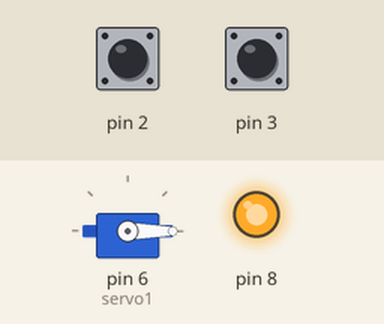
This sketch was run on a simulated Arduino Uno, built with avr-gcc and run on an emulated ATmega328P. Shown: servo, output pins drawn as LEDs (lit = HIGH). The inputs (shaded band) are chosen by the test bench; at power-on: pin 3 HIGH, pin 2 HIGH. What the sketch prints to the serial monitor is not drawn.

Above: at 5.0 s.
5.1 s: pin 3 pulled LOW for 0.15 s
At 6.1 s:
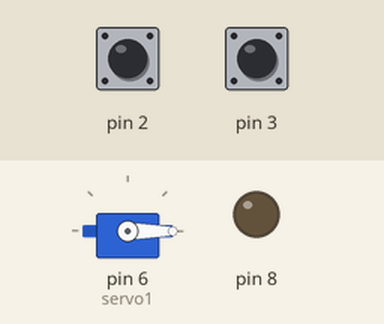
6.7 s: pin 3 pulled LOW for 1 s
At 8.6 s:
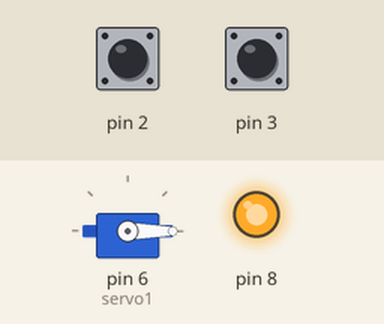
9.2 s: pin 3 pulled LOW for 3.2 s
At 13.4 s:
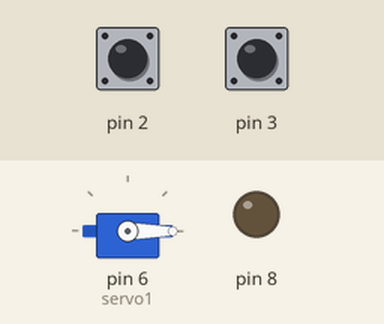
Timing chart, 0 to 14.9 s (numbered marks = the images above; inputs shaded):
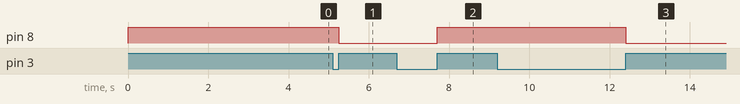

Measured:
- after the input at 5.1 s, pin 8: HIGH → LOW after 0.15 s
- after the input at 6.7 s, pin 8: LOW → HIGH after 1.0 s
- after the input at 9.2 s, pin 8: HIGH → LOW after 3.2 s

The sketch:

projeto.ino
```cpp
#include <Servo.h>
#include <stdio.h>
#include <stdlib.h>
#include "DHT.h"

#define DHTPIN A1 // pino que estamos conectado
#define DHTTYPE DHT11 // DHT 11
#define BIT0 0b00000001
#define BIT1 0b00000010
#define BIT2 0b00000100
#define BIT3 0b00001000
#define BIT4 0b00010000
#define BIT5 0b00100000
#define BIT6 0b01000000
#define BIT7 0b10000000

#define FOSC 16000000U
#define BAUD 9600
#define MYUBRR (FOSC / 16 / (BAUD - 1))
#define TAMANHO 6

Servo servo1;

char msg_tx[20];
char msg_rx[32];
int pos_msg_rx = 0;
int tamanho_msg_rx = TAMANHO;
int cont = 0;
int aux;
int del = 0;
void UART_config(unsigned int ubrr);
void UART_Transmit(char *dados);
int segundos = 0;
int minutos = 0;
int horas = 0;
int cont1 = 0;
int ligar = 0;

ISR(INT1_vect) { // interrupção do buzzer
  PORTB ^= BIT0; // ativa o buzzer
  EIFR = BIT1;
}
ISR(INT0_vect) { // botão liga/desliga

}
ISR (TIMER0_COMPA_vect) // interrupção ativa quando o timer 0 estoura o limite
{
  // pulsos de 100us
  cont++;
  if (cont == 10000) { // passou 1 segundo
    cont = 0;
    segundos++;
  }
  if (segundos == 60) { // passou 1 minuto
    segundos = 0;
    minutos++;
  }
  if (minutos == 60) { // passou 1 hora
    minutos = 0;
    horas++;
  }
  if (horas == 24 & minutos == 59 && segundos == 60) {
    segundos = 0;
    minutos = 0;
    horas = 0;
  }
  int valorH = 0;
  valorH = ((msg_rx[0] - 48) * 10) + ((msg_rx[1] - 48) * 1);
  int valorM = 0;
  valorM = ((msg_rx[3] - 48) * 10) + ((msg_rx[4] - 48) * 1);

  if ((valorH == horas) & (valorM == minutos)) // abre o servo
  {
    servo1.write(90);
  }
}
int main()
{
  // buzzer
  DDRB |= BIT0;
  PORTB |= BIT0;
  PORTB &= ~BIT0;

  servo1.attach(6);
  servo1.write(0);

  // entrada do sensor reflexivo em pd3 e botão de liga/desliga em pd2
  EICRA |= (BIT1 + + BIT2 + BIT3);
  EIMSK |= (BIT1 + BIT0);

  // habilita resistor de pull-up em pd2 e pd3
  PORTD |= (BIT2 + BIT3);

  // declaração dos timers
  TCCR0A = BIT1; // modo comparação
  TCCR0B = BIT1; // prescaler 8 -> frequência efetiva de 2MHz -> T = 500ns
  // delay de contagem -> 100us; limite de comparação -> 200

  // definição do comparador
  OCR0A = 200;

  // habilita interrupção de comparação
  TIMSK0 = BIT1;
  sei();

  //Inicialização da Serial
  UART_config(MYUBRR);

  aux = -1;
  while (1) {
    //Transmissão Serial de Números
    if (aux != cont1) {
      itoa(cont1, msg_tx, 10);
      UART_Transmit(msg_tx);
      UART_Transmit("\n");
      aux = cont1;
    }
  }
}
//Interrupção de Recebimento da Serial
ISR(USART_RX_vect) {

  // Escreve o valor recebido pela UART na posição pos_msg_rx do buffer msg_rx
  msg_rx[pos_msg_rx++] = UDR0;

  if (pos_msg_rx == tamanho_msg_rx)
    pos_msg_rx = 0;
}

//Transmissão de Dados Serial
void UART_Transmit(char *dados) {

  // Envia todos os caracteres do buffer dados ate chegar um final de linha
  while (*dados != 0) {
    while ((UCSR0A & BIT5) == 0);  // Aguarda a transmissão acabar

    // Escreve o caractere no registro de tranmissão
    UDR0 = *dados;
    // Passa para o próximo caractere do buffer dados
    dados++;
  }
}

//Configuração da Serial
void UART_config(unsigned int ubrr) {

  // Configura a  baud rate
  UBRR0H = (unsigned char)(ubrr >> 8);
  UBRR0L = (unsigned char)ubrr;
  // Habilita a recepcao, tranmissao e interrupcao na recepcao */
  UCSR0B = (BIT7 + BIT4 + BIT3);
  // Configura o formato da mensagem: 8 bits de dados e 1 bits de stop */
  UCSR0C = (BIT2 + BIT1);
}
```
